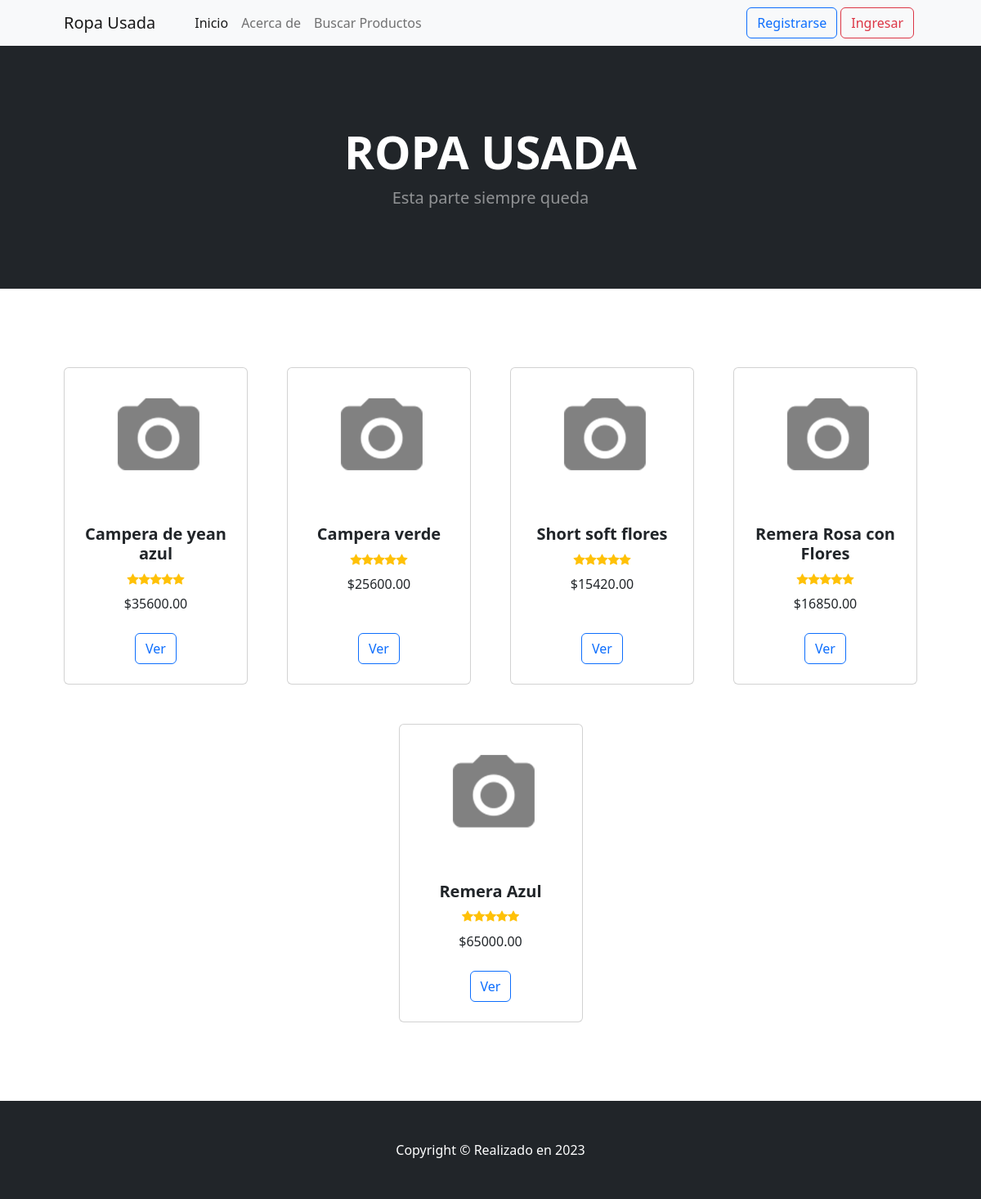
The app's page /, older data.
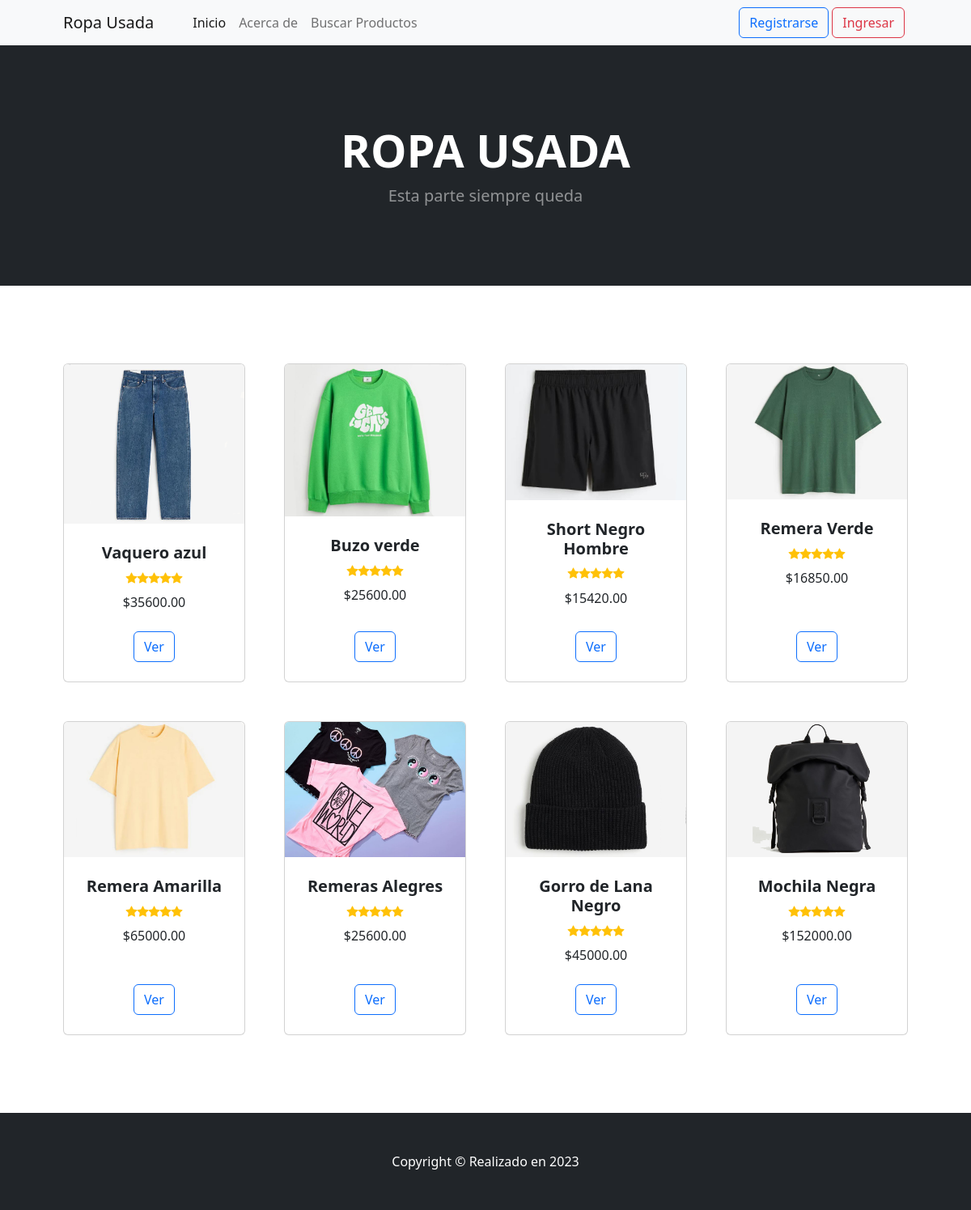
The same page, newer data.
### MiApp/models.py (models this page shows, shortened)
class Productos(models.Model):
    nombre     = models.CharField(max_length=80)
    categoria  = models.CharField(max_length=20)
    precio     = models.DecimalField(max_digits=19, decimal_places=2)
    descrip    = models.TextField(blank=True)
    imagen     = models.ImageField(upload_to='productos', null=True, blank = True)

### MiApp/views.py (the view)
# urls.py: path('', views.ProductoListView.as_view(), name="List"),
class ProductoListView(ListView):
    model = Productos
    template_name = "MiApp/resultados_class.html"

### CarritoApp/context_processors.py (called while the page is built)
def total_carrito (request):
    total = 0
    totitem = 0
    if request.user.is_authenticated:
        if request.session.get("carrito"):
            for key , value in request.session["carrito"].items():
                total += float(value["acumulado"])
                totitem += int(value["cantidad"])
    return {"total_carrito" : total,
            "total_items" : totitem}

### MiApp/context_processors.py (called while the page is built, shortened)
def custom_avatar(request):
    context = auth(request)
    user = context['user']
    return context

### MiApp/templates/MiApp/resultados_class.html (shortened to what this page needs)
{% extends 'MiApp/base.html' %}
{% load static %}
{% block seccion1 %}
    <section class="py-5">
        <div class="container px-4 px-lg-5 mt-5">
            <div class="row gx-4 gx-lg-5 row-cols-2 row-cols-md-3 row-cols-xl-4 justify-content-center">
                {% for producto in object_list %}
                    <div class="col mb-5">
                        <div class="card h-100">
                            {% if producto.imagen %}
                            <img class="card-img-top" src="/media/{{ producto.imagen}}" alt="..."  />
                            {% else %}
                                <img class="card-img-top" src="/media/productos/sinfoto.png" alt="..."  />
                            {% endif %}
                            <div class="card-body p-4">
                                <div class="text-center">
                                    <h5 class="fw-bolder">{{ producto.nombre }}</h5>
                                    <div class="d-flex justify-content-center small text-warning mb-2">
                                        <div class="bi-star-fill"></div>
                                        <div class="bi-star-fill"></div>
                                        <div class="bi-star-fill"></div>
                                        <div class="bi-star-fill"></div>
                                        <div class="bi-star-fill"></div>
                                    </div>
                                    ${{ producto.precio }}
                                </div>
                            </div>
                            <div class="card-footer p-4 pt-0 border-top-0 bg-transparent">
                                {% if request.user.is_superuser %}
                                    <div class="text-center">
                                        <a href="{% url 'Pro_Up' producto.id %}" class="btn btn-outline-primary me-1">Editar</a>
                                        <a href="{% url 'Pro_Del' producto.id %}" class="btn btn-outline-danger me-1">Eliminar</a>
                                    </div>
                                {% else %}
                                    <div class="text-center">
                                        <a href="{% url 'Pro_Det' producto.id %}" class="btn btn-outline-primary">Ver</a>
                                    </div>
                                {% endif %}
                            </div>
                        </div>
                    </div>
                {% endfor %}
            </div>
        </div>
    </section>
{% endblock seccion1 %}

### MiApp/templates/MiApp/base.html (shortened to what this page needs)
<!DOCTYPE html>
{% load static %}
<html lang="en">
    <head>
        <link href="https://cdn.jsdelivr.net/npm/bootstrap-icons@1.5.0/font/bootstrap-icons.css" rel="stylesheet" />
        <link href="{% static 'MiApp/css/styles.css' %}" rel="stylesheet" />
    </head>
    <body>
        <nav class="navbar navbar-expand-lg navbar-light bg-light">
            <div class="container px-4 px-lg-5">
                <a class="navbar-brand" href="#!">Ropa Usada</a>
                <div class="collapse navbar-collapse" id="navbarSupportedContent">
                    <ul class="navbar-nav me-auto mb-2 mb-lg-0 ms-lg-4">
                        <li class="nav-item"><a class="nav-link active" aria-current="page" href="{% url 'List' %}">Inicio</a></li>
                        <li class="nav-item"><a class="nav-link" href="{% url 'About' %}">Acerca de</a></li>
                        <li class="nav-item"><a class="nav-link" href="{% url 'BuscarProducto' %}">Buscar Productos</a></li>
                    </ul>
                    {% if request.user.is_authenticated %}
                        <a type="button" class="btn btn-outline-primary me-1" href="{% url 'Edit' %}"> Editar Cuenta </a>
                        <a type="button" class="btn btn-outline-danger me-1" href="{% url 'Logout' %}"> Cerrar sesión </a>
                        {% if mi_avatar %}
                            <img style=" height:45px; width:45px;" src="{{mi_avatar}}" alt="">
                        {% endif %}
                        <h5> Que Lindo verte {{user.username}}</h5>
                        &nbsp;&nbsp;
                        <a type="button" class="btn btn-outline-dark" href="{% url 'read_carrito' %}">
                            <i class="bi-cart-fill me-1"></i>
                            Carrito
                            <span class="badge bg-dark text-white ms-1 rounded-pill">{{total_items}}</span>
                        </a>
                        {% else %}
                        <a type="button" class="btn btn-outline-primary me-1" href="{% url 'Registro' %}"> Registrarse </a>
                        <a type="button" class="btn btn-outline-danger me-1" href="{% url 'Login' %}"> Ingresar </a>
                    {% endif %}
                </div>
            </div>
        </nav>
        <header class="bg-dark py-5">
            <div class="container px-4 px-lg-5 my-5">
                <div class="text-center text-white">
                    <h1 class="display-4 fw-bolder">ROPA USADA</h1>
                    <p class="lead fw-normal text-white-50 mb-0">Esta parte siempre queda</p>
                </div>
            </div>
        </header>
       {%  block seccion1 %}
       {%  endblock seccion1 %}
        <footer class="py-5 bg-dark">
            <div class="container"><p class="m-0 text-center text-white">Copyright &copy; Realizado en 2023</p></div>
        </footer>
    </body>
</html>

Row changes from the older to the newer data that the page shows:
changed Productos: imagen: picture added; nombre "Campera de yean azul" → "Vaquero azul"
changed Productos: imagen: picture added; nombre "Campera verde" → "Buzo verde"
changed Productos: imagen: picture added; nombre "Short soft flores" → "Short Negro Hombre"
changed Productos: imagen: picture added; nombre "Remera Rosa con Flores" → "Remera Verde"
changed Productos: imagen: picture added; nombre "Remera Azul" → "Remera Amarilla"
added Productos: imagen (picture), nombre "Remeras Alegres", precio "25600.00"
added Productos: imagen (picture), nombre "Gorro de Lana Negro", precio "45000.00"
added Productos: imagen (picture), nombre "Mochila Negra", precio "152000.00"
